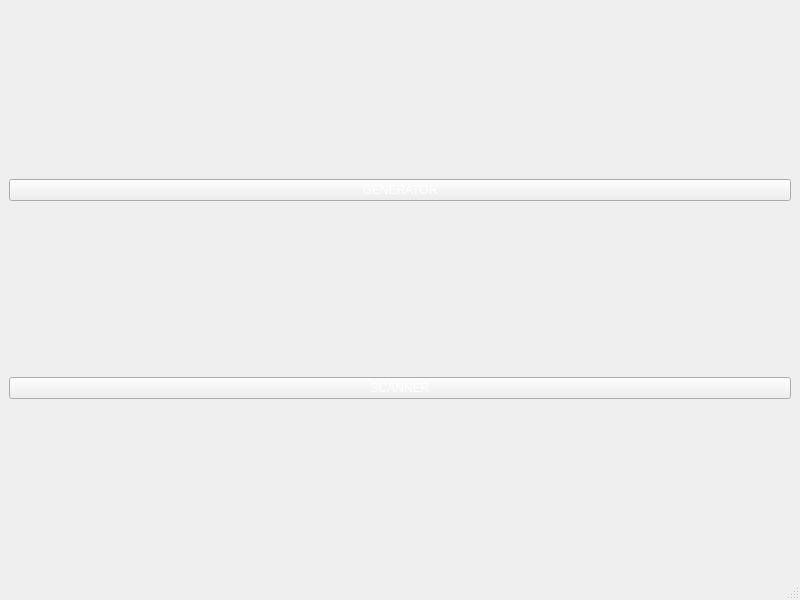
<?xml version="1.0" encoding="UTF-8"?>
<ui version="4.0">
 <class>MainWindow</class>
 <widget class="QMainWindow" name="MainWindow">
  <property name="geometry">
   <rect>
    <x>0</x>
    <y>0</y>
    <width>800</width>
    <height>600</height>
   </rect>
  </property>
  <property name="sizePolicy">
   <sizepolicy hsizetype="Fixed" vsizetype="Preferred">
    <horstretch>0</horstretch>
    <verstretch>0</verstretch>
   </sizepolicy>
  </property>
  <property name="windowTitle">
   <string>BarcodeMenu</string>
  </property>
  <property name="locale">
   <locale language="Finnish" country="Finland"/>
  </property>
  <widget class="QWidget" name="centralwidget">
   <property name="styleSheet">
    <string notr="true">color:black</string>
   </property>
   <layout class="QVBoxLayout" name="verticalLayout">
    <item>
     <widget class="QPushButton" name="GeneratorButton">
      <property name="sizePolicy">
       <sizepolicy hsizetype="Minimum" vsizetype="Maximum">
        <horstretch>0</horstretch>
        <verstretch>0</verstretch>
       </sizepolicy>
      </property>
      <property name="styleSheet">
       <string notr="true">color:white</string>
      </property>
      <property name="text">
       <string>GENERATOR</string>
      </property>
     </widget>
    </item>
    <item>
     <widget class="QPushButton" name="ScannerButton">
      <property name="sizePolicy">
       <sizepolicy hsizetype="Minimum" vsizetype="Maximum">
        <horstretch>0</horstretch>
        <verstretch>0</verstretch>
       </sizepolicy>
      </property>
      <property name="styleSheet">
       <string notr="true">color:white</string>
      </property>
      <property name="text">
       <string>SCANNER</string>
      </property>
     </widget>
    </item>
   </layout>
  </widget>
  <widget class="QMenuBar" name="menubar">
   <property name="geometry">
    <rect>
     <x>0</x>
     <y>0</y>
     <width>800</width>
     <height>23</height>
    </rect>
   </property>
  </widget>
  <widget class="QStatusBar" name="statusbar"/>
 </widget>
 <resources/>
 <connections/>
</ui>
